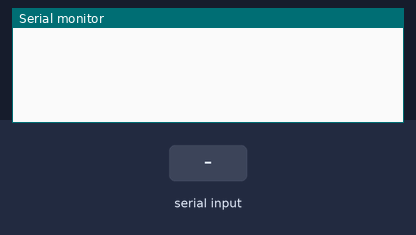
The sketch below on a simulated Arduino Uno, built with avr-gcc and run on an emulated ATmega328P. Shown: the last lines printed to the serial monitor. Inputs (shaded band) come from the test bench.

Above: at 1.2 s.
1.3 s: "90,45,200\n" received over Serial
At 2.5 s:
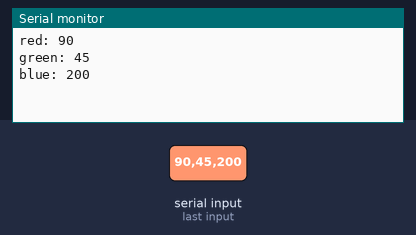
2.8 s: "30,150,10\n" received over Serial
At 3.6 s:
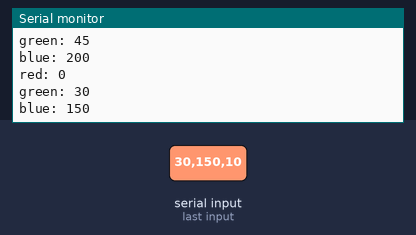

Measured:
- after the input at 1.3 s, the serial monitor: prints a new line at once (image 1)
- after the input at 2.8 s, the serial monitor: prints a new line at once (image 2)

The sketch:

ex09_07.ino
```cpp
// 수신된 데이터 중 정수 3개 추출

void setup() {
  Serial.begin(9600);
}

void loop() {
  if (Serial.available()) {
    int r = Serial.parseInt();
    int g = Serial.parseInt();
    int b = Serial.parseInt();
    Serial.print("red: ");
    Serial.println(r);
    Serial.print("green: ");
    Serial.println(g);
    Serial.print("blue: ");
    Serial.println(b);
  }
}
```
